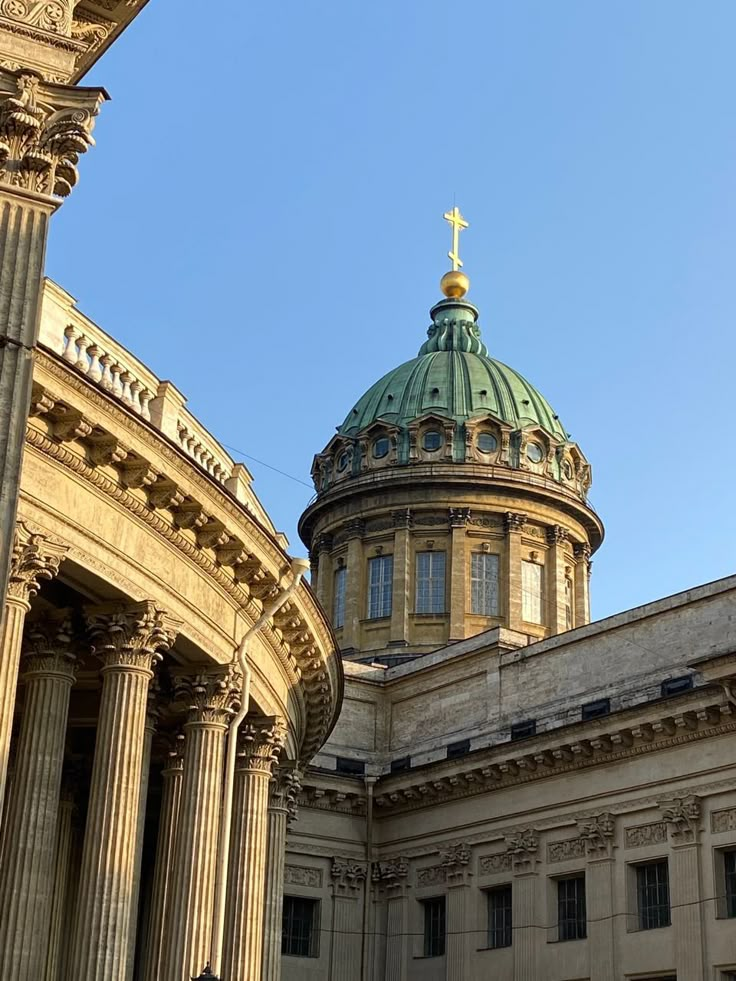
#> input picture lab7/build.jpg, 736 x 981 px
$ jupyter execute lab7.ipynb
#> lines starting #> are read from the running program, lines starting #| are printed output that depends on the picture
# ЛАБОРАТОРНА РОБОТА №7
## Методи інтерполювання зображень

[cell 1]
import matplotlib.pyplot as plt
import numpy as np
from mpl_toolkits.mplot3d import Axes3D
import cv2

### 1. Pеалізувати інтерполювання функції виду z = f(x, y) різними методами

[cell 2]
def func(x, y):
    return np.exp(-0.07*(x**2 + y**2)) * np.sin(x) * np.cos(y)

[cell 3]
x = np.linspace(-5, 5, 40)
y = np.linspace(-5, 5, 40)
xx, yy = np.meshgrid(x, y)

z_values = func(xx, yy)

fig = plt.figure(figsize=(9, 7))
ax = fig.add_subplot(111, projection='3d')
surface = ax.plot_surface(xx, yy, z_values, cmap='OrRd')

ax.set_xlabel('x')
ax.set_ylabel('y')
plt.show()
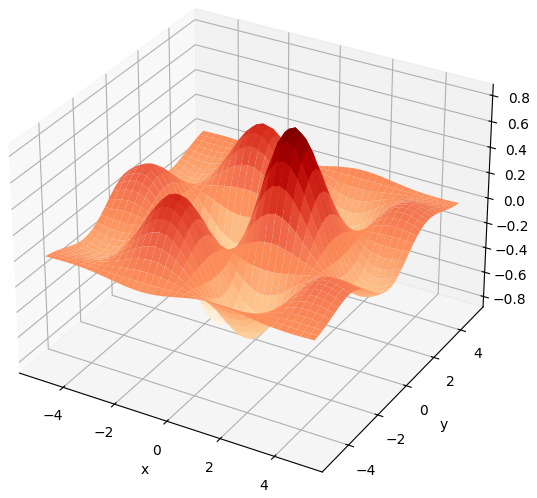
#> figure drawn by matplotlib, 1 panel

### 1.1 Лінійне інтерполювання

[cell 4]
def bilinear_interpolation(f_vals, X, Y, x_new, y_new):
    nx = len(X)
    ny = len(Y)
    f_interp = np.zeros((len(x_new), len(y_new)))

    for i in range(nx - 1):
        for j in range(ny - 1):
            for ix, x_val in enumerate(x_new):
                if X[i] <= x_val <= X[i+1]:
                    for jy, y_val in enumerate(y_new):
                        if Y[j] <= y_val <= Y[j+1]:
                            dx = X[i+1] - X[i]
                            dy = Y[j+1] - Y[j]

                            w00 = (X[i+1] - x_val) * (Y[j+1] - y_val)
                            w10 = (x_val - X[i]) * (Y[j+1] - y_val)
                            w01 = (X[i+1] - x_val) * (y_val - Y[j])
                            w11 = (x_val - X[i]) * (y_val - Y[j])

                            temp = (
                                f_vals[i, j] * w00 +
                                f_vals[i+1, j] * w10 +
                                f_vals[i, j+1] * w01 +
                                f_vals[i+1, j+1] * w11
                            ) / (dx * dy)

                            f_interp[ix, jy] = temp
    return f_interp

[cell 5]
x_new = np.linspace(-5, 5, 50)
y_new = np.linspace(-5, 5, 50)
X_new, Y_new = np.meshgrid(x_new, y_new)

lin_interp = bilinear_interpolation(z_values, x, y, x_new, y_new)

fig = plt.figure(figsize=(15, 7))

ax1 = fig.add_subplot(1, 2, 1, projection='3d')
surf1 = ax1.plot_surface(xx, yy, z_values, cmap='OrRd')
ax1.set_title('Original Function')
ax1.set_xlabel('x')
ax1.set_ylabel('y')

ax2 = fig.add_subplot(1, 2, 2, projection='3d')
surf2 = ax2.plot_surface(X_new, Y_new, lin_interp, cmap= 'OrRd')
ax2.set_title('Bilinear Interpolation')
ax2.set_xlabel('x')
ax2.set_ylabel('y')

plt.tight_layout()
plt.show()
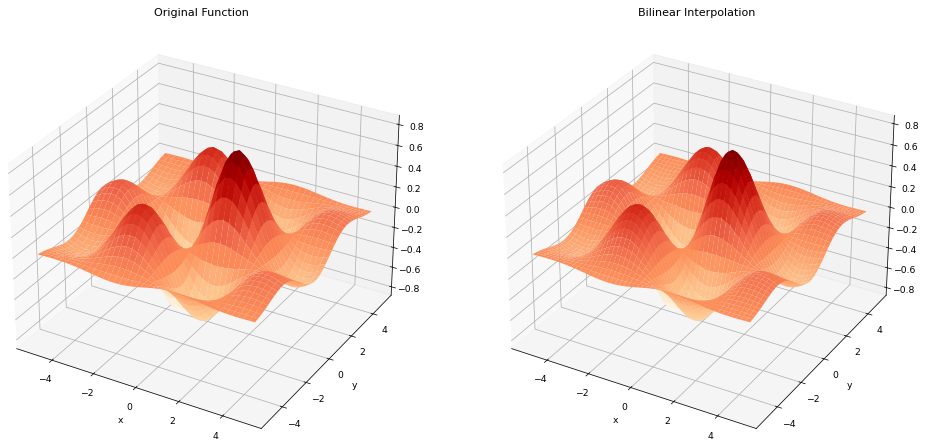
#> figure drawn by matplotlib, 2 panels

### 1.2 Інтерполювання з використанням методу найменших квадратів

[cell 6]
def least_squares_interpolution(x, y, z, degree_x, degree_y):

#> called with x = array of shape (1600,), y = array of shape (1600,), z = array of shape (1600,), degree_x = 3, degree_y = 3
    A = []
    for xi, yi in zip(x, y):
        row = [xi**i * yi**j for i in range(degree_x + 1) for j in range(degree_y + 1)]
        A.append(row)
    A = np.array(A)

    b = np.array(z)
    coeffs, _, _, _ = np.linalg.lstsq(A, b, rcond=None)

    def interp_func(xi, yi):
#> called with xi = -5, yi = -5
        result = 0.0
        idx = 0
        for i in range(degree_x + 1):
            for j in range(degree_y + 1):
                result += coeffs[idx] * xi**i * yi**j
                idx += 1
        return result

    return interp_func

[cell 7]
x_flat = xx.flatten()
y_flat = yy.flatten()
z_flat = z_values.flatten()

degree = 3
func_ls_interp = least_squares_interpolution(x_flat, y_flat, z_flat, degree, degree)

leastsquares_interp = np.array([[func_ls_interp(xi, yi) for xi, yi in zip(row_x, row_y)]
                     for row_x, row_y in zip(xx, yy)])

[cell 8]
fig = plt.figure(figsize=(15, 7))

ax1 = fig.add_subplot(1, 2, 1, projection='3d')
surf1 = ax1.plot_surface(xx, yy, z_values, cmap='OrRd')
ax1.set_title('Original Function')
ax1.set_xlabel('x')
ax1.set_ylabel('y')

ax2 = fig.add_subplot(1, 2, 2, projection='3d')
surf2 = ax2.plot_surface(xx, yy, leastsquares_interp, cmap= 'OrRd')
ax2.set_title('Least squares Interpolation')
ax2.set_xlabel('x')
ax2.set_ylabel('y')

plt.tight_layout()
plt.show()
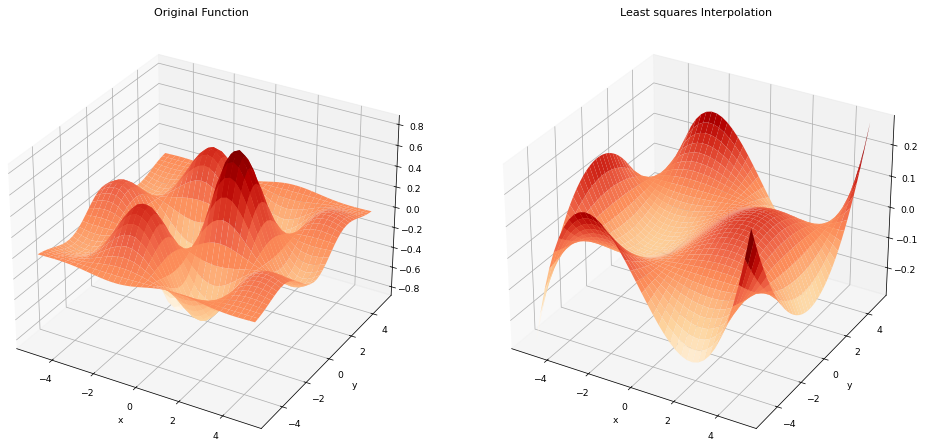
#> figure drawn by matplotlib, 2 panels

### 2. Програмно реалізувати інтерполювання зображення різними методами,

[cell 9]
img_1 = cv2.imread('build.jpg')
#> img_1 is the input picture: shape (981, 736, 3); mean B, G, R 137.4, 130, 118.2
img_1 = cv2.cvtColor(img_1, cv2.COLOR_BGR2RGB)

plt.figure(figsize=(8, 6))
plt.imshow(img_1)
plt.axis("off")

plt.show()

### 2.1 Лінійне інтерполювання

[cell 10]
def bilinear_interpolate(image, new_height, new_width):

#> called with new_height = 1200, new_width = 900
    old_height, old_width = image.shape[:2]
#> old_height = 981; old_width = 736
    if image.ndim == 3:
        channels = image.shape[2]
#> channels = 3
        resized = np.zeros((new_height, new_width, channels), dtype=image.dtype)
    else:
        channels = 1
        resized = np.zeros((new_height, new_width), dtype=image.dtype)

    scale_x = (old_width - 1) / (new_width - 1) if new_width > 1 else 0
#> scale_x = 0.818
    scale_y = (old_height - 1) / (new_height - 1) if new_height > 1 else 0
#> scale_y = 0.817

    for i in range(new_height):
        for j in range(new_width):
            x = scale_x * j
            y = scale_y * i

            x0 = int(np.floor(x))
            x1 = min(x0 + 1, old_width - 1)
            y0 = int(np.floor(y))
            y1 = min(y0 + 1, old_height - 1)

            dx = x - x0
            dy = y - y0

            if channels > 1:
                for c in range(channels):
                    top = (1 - dx) * image[y0, x0, c] + dx * image[y0, x1, c]
                    bottom = (1 - dx) * image[y1, x0, c] + dx * image[y1, x1, c]
                    resized[i, j, c] = (1 - dy) * top + dy * bottom
            else:
                top = (1 - dx) * image[y0, x0] + dx * image[y0, x1]
                bottom = (1 - dx) * image[y1, x0] + dx * image[y1, x1]
                resized[i, j] = (1 - dy) * top + dy * bottom
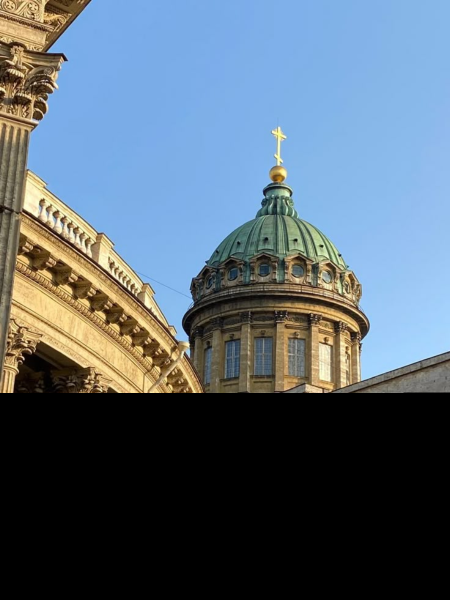
#> resized: shape (1200, 900, 3) (shown at 1/2 size); mean R, G, B 87.5, 102.5, 115.6

    return resized
